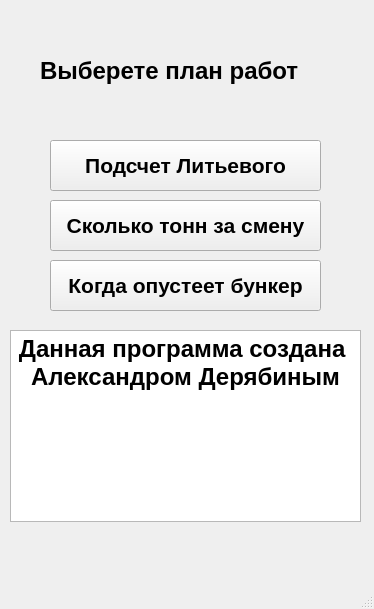
<?xml version="1.0" encoding="UTF-8"?>
<ui version="4.0">
 <class>mainWindow</class>
 <widget class="QMainWindow" name="mainWindow">
  <property name="geometry">
   <rect>
    <x>0</x>
    <y>0</y>
    <width>374</width>
    <height>609</height>
   </rect>
  </property>
  <property name="font">
   <font>
    <pointsize>16</pointsize>
    <weight>75</weight>
    <bold>true</bold>
   </font>
  </property>
  <property name="windowTitle">
   <string>Секретная разработка Смены Б V2.0</string>
  </property>
  <widget class="QWidget" name="centralwidget">
   <widget class="QLabel" name="label">
    <property name="geometry">
     <rect>
      <x>40</x>
      <y>30</y>
      <width>331</width>
      <height>81</height>
     </rect>
    </property>
    <property name="font">
     <font>
      <pointsize>18</pointsize>
      <weight>75</weight>
      <bold>true</bold>
     </font>
    </property>
    <property name="text">
     <string>Выберете план работ</string>
    </property>
   </widget>
   <widget class="QPushButton" name="pushButton_3">
    <property name="geometry">
     <rect>
      <x>50</x>
      <y>200</y>
      <width>271</width>
      <height>51</height>
     </rect>
    </property>
    <property name="text">
     <string>Сколько тонн за смену</string>
    </property>
   </widget>
   <widget class="QPushButton" name="pushButton_4">
    <property name="geometry">
     <rect>
      <x>50</x>
      <y>140</y>
      <width>271</width>
      <height>51</height>
     </rect>
    </property>
    <property name="text">
     <string>Подсчет Литьевого</string>
    </property>
   </widget>
   <widget class="QPushButton" name="pushButton_5">
    <property name="geometry">
     <rect>
      <x>50</x>
      <y>260</y>
      <width>271</width>
      <height>51</height>
     </rect>
    </property>
    <property name="text">
     <string>Когда опустеет бункер</string>
    </property>
   </widget>
   <widget class="QTextBrowser" name="textBrowser">
    <property name="geometry">
     <rect>
      <x>10</x>
      <y>330</y>
      <width>351</width>
      <height>192</height>
     </rect>
    </property>
    <property name="html">
     <string>&lt;!DOCTYPE HTML PUBLIC &quot;-//W3C//DTD HTML 4.0//EN&quot; &quot;http://www.w3.org/TR/REC-html40/strict.dtd&quot;&gt;
&lt;html&gt;&lt;head&gt;&lt;meta name=&quot;qrichtext&quot; content=&quot;1&quot; /&gt;&lt;style type=&quot;text/css&quot;&gt;
p, li { white-space: pre-wrap; }
&lt;/style&gt;&lt;/head&gt;&lt;body style=&quot; font-family:'MS Shell Dlg 2'; font-size:16pt; font-weight:600; font-style:normal;&quot;&gt;
&lt;p align=&quot;center&quot; style=&quot; margin-top:0px; margin-bottom:0px; margin-left:0px; margin-right:0px; -qt-block-indent:0; text-indent:0px;&quot;&gt;&lt;span style=&quot; font-size:18pt;&quot;&gt;Данная программа создана &lt;/span&gt;&lt;/p&gt;
&lt;p align=&quot;center&quot; style=&quot; margin-top:0px; margin-bottom:0px; margin-left:0px; margin-right:0px; -qt-block-indent:0; text-indent:0px;&quot;&gt;&lt;span style=&quot; font-size:18pt;&quot;&gt;Александром Дерябиным&lt;/span&gt;&lt;/p&gt;
&lt;p align=&quot;center&quot; style=&quot;-qt-paragraph-type:empty; margin-top:0px; margin-bottom:0px; margin-left:0px; margin-right:0px; -qt-block-indent:0; text-indent:0px; font-size:18pt;&quot;&gt;&lt;br /&gt;&lt;/p&gt;&lt;/body&gt;&lt;/html&gt;</string>
    </property>
   </widget>
  </widget>
  <widget class="QMenuBar" name="menubar">
   <property name="geometry">
    <rect>
     <x>0</x>
     <y>0</y>
     <width>374</width>
     <height>21</height>
    </rect>
   </property>
  </widget>
  <widget class="QStatusBar" name="statusbar"/>
 </widget>
 <resources/>
 <connections/>
</ui>
